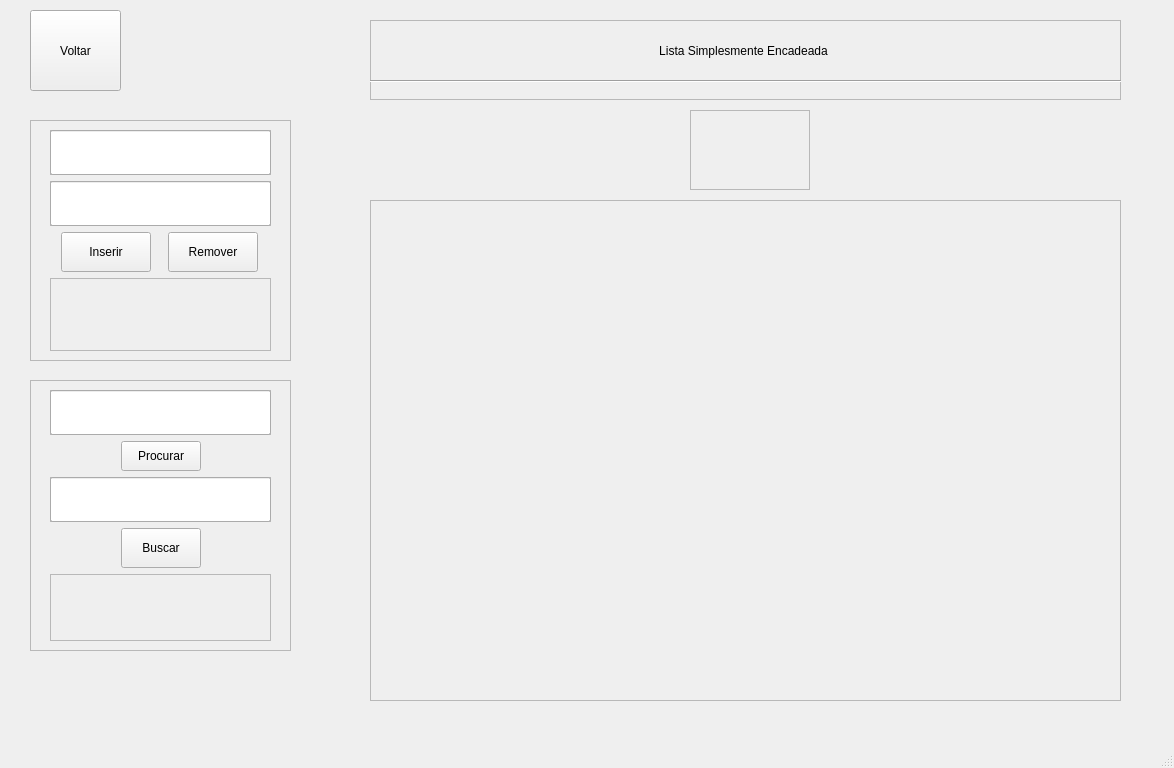
<?xml version="1.0" encoding="UTF-8"?>
<ui version="4.0">
 <class>LSEJanela</class>
 <widget class="QMainWindow" name="LSEJanela">
  <property name="geometry">
   <rect>
    <x>0</x>
    <y>0</y>
    <width>1174</width>
    <height>768</height>
   </rect>
  </property>
  <property name="minimumSize">
   <size>
    <width>100</width>
    <height>100</height>
   </size>
  </property>
  <property name="windowTitle">
   <string>MainWindow</string>
  </property>
  <widget class="QWidget" name="centralwidget">
   <widget class="QWidget" name="verticalLayoutWidget_2">
    <property name="geometry">
     <rect>
      <x>370</x>
      <y>20</y>
      <width>751</width>
      <height>80</height>
     </rect>
    </property>
    <layout class="QVBoxLayout" name="LayoutTitulo">
     <item>
      <widget class="QFrame" name="frameTitulo">
       <property name="frameShape">
        <enum>QFrame::StyledPanel</enum>
       </property>
       <property name="frameShadow">
        <enum>QFrame::Raised</enum>
       </property>
       <widget class="QLabel" name="titulo_pagina">
        <property name="geometry">
         <rect>
          <x>-2</x>
          <y>0</y>
          <width>751</width>
          <height>61</height>
         </rect>
        </property>
        <property name="text">
         <string>Lista Simplesmente Encadeada</string>
        </property>
        <property name="alignment">
         <set>Qt::AlignCenter</set>
        </property>
       </widget>
       <widget class="Line" name="line_7">
        <property name="geometry">
         <rect>
          <x>0</x>
          <y>60</y>
          <width>769</width>
          <height>3</height>
         </rect>
        </property>
        <property name="orientation">
         <enum>Qt::Horizontal</enum>
        </property>
       </widget>
      </widget>
     </item>
    </layout>
   </widget>
   <widget class="QPushButton" name="pushButtonVoltar">
    <property name="geometry">
     <rect>
      <x>30</x>
      <y>10</y>
      <width>91</width>
      <height>81</height>
     </rect>
    </property>
    <property name="text">
     <string>Voltar</string>
    </property>
   </widget>
   <widget class="QFrame" name="frameGrid">
    <property name="geometry">
     <rect>
      <x>370</x>
      <y>200</y>
      <width>751</width>
      <height>501</height>
     </rect>
    </property>
    <property name="sizePolicy">
     <sizepolicy hsizetype="Expanding" vsizetype="Expanding">
      <horstretch>0</horstretch>
      <verstretch>0</verstretch>
     </sizepolicy>
    </property>
    <property name="frameShape">
     <enum>QFrame::StyledPanel</enum>
    </property>
    <property name="frameShadow">
     <enum>QFrame::Raised</enum>
    </property>
   </widget>
   <widget class="QFrame" name="frameAdicionar">
    <property name="geometry">
     <rect>
      <x>690</x>
      <y>110</y>
      <width>120</width>
      <height>80</height>
     </rect>
    </property>
    <property name="frameShape">
     <enum>QFrame::StyledPanel</enum>
    </property>
    <property name="frameShadow">
     <enum>QFrame::Raised</enum>
    </property>
    <widget class="QWidget" name="gridLayoutWidget">
     <property name="geometry">
      <rect>
       <x>0</x>
       <y>0</y>
       <width>121</width>
       <height>81</height>
      </rect>
     </property>
     <layout class="QGridLayout" name="gridAdicionar"/>
    </widget>
   </widget>
   <widget class="QFrame" name="menu_dados">
    <property name="geometry">
     <rect>
      <x>30</x>
      <y>120</y>
      <width>261</width>
      <height>241</height>
     </rect>
    </property>
    <property name="layoutDirection">
     <enum>Qt::LeftToRight</enum>
    </property>
    <property name="frameShape">
     <enum>QFrame::StyledPanel</enum>
    </property>
    <property name="frameShadow">
     <enum>QFrame::Raised</enum>
    </property>
    <widget class="QWidget" name="verticalLayoutWidget">
     <property name="geometry">
      <rect>
       <x>20</x>
       <y>10</y>
       <width>221</width>
       <height>221</height>
      </rect>
     </property>
     <layout class="QVBoxLayout" name="Layout_menu_dados">
      <property name="sizeConstraint">
       <enum>QLayout::SetDefaultConstraint</enum>
      </property>
      <item>
       <widget class="QFrame" name="frameInputNumero">
        <property name="minimumSize">
         <size>
          <width>188</width>
          <height>45</height>
         </size>
        </property>
        <property name="maximumSize">
         <size>
          <width>242</width>
          <height>45</height>
         </size>
        </property>
        <property name="frameShape">
         <enum>QFrame::StyledPanel</enum>
        </property>
        <property name="frameShadow">
         <enum>QFrame::Raised</enum>
        </property>
        <widget class="QLineEdit" name="input_numero">
         <property name="geometry">
          <rect>
           <x>0</x>
           <y>0</y>
           <width>221</width>
           <height>45</height>
          </rect>
         </property>
         <property name="minimumSize">
          <size>
           <width>188</width>
           <height>45</height>
          </size>
         </property>
         <property name="maximumSize">
          <size>
           <width>242</width>
           <height>45</height>
          </size>
         </property>
         <property name="inputMask">
          <string/>
         </property>
         <property name="text">
          <string/>
         </property>
         <property name="frame">
          <bool>true</bool>
         </property>
         <property name="alignment">
          <set>Qt::AlignCenter</set>
         </property>
        </widget>
       </widget>
      </item>
      <item>
       <widget class="QFrame" name="frameInputPosicao">
        <property name="minimumSize">
         <size>
          <width>188</width>
          <height>45</height>
         </size>
        </property>
        <property name="maximumSize">
         <size>
          <width>242</width>
          <height>45</height>
         </size>
        </property>
        <property name="frameShape">
         <enum>QFrame::StyledPanel</enum>
        </property>
        <property name="frameShadow">
         <enum>QFrame::Raised</enum>
        </property>
        <widget class="QLineEdit" name="input_posicao">
         <property name="geometry">
          <rect>
           <x>0</x>
           <y>0</y>
           <width>221</width>
           <height>45</height>
          </rect>
         </property>
         <property name="minimumSize">
          <size>
           <width>188</width>
           <height>45</height>
          </size>
         </property>
         <property name="maximumSize">
          <size>
           <width>242</width>
           <height>45</height>
          </size>
         </property>
         <property name="inputMask">
          <string/>
         </property>
         <property name="text">
          <string/>
         </property>
         <property name="alignment">
          <set>Qt::AlignCenter</set>
         </property>
        </widget>
       </widget>
      </item>
      <item>
       <layout class="QVBoxLayout" name="verticalLayout_3">
        <item>
         <layout class="QHBoxLayout" name="horizontalLayout_10">
          <item>
           <widget class="QPushButton" name="buttonInserir">
            <property name="maximumSize">
             <size>
              <width>90</width>
              <height>40</height>
             </size>
            </property>
            <property name="text">
             <string>Inserir</string>
            </property>
           </widget>
          </item>
          <item>
           <widget class="QPushButton" name="buttonRemover">
            <property name="maximumSize">
             <size>
              <width>90</width>
              <height>40</height>
             </size>
            </property>
            <property name="text">
             <string>Remover</string>
            </property>
           </widget>
          </item>
         </layout>
        </item>
       </layout>
      </item>
      <item>
       <layout class="QHBoxLayout" name="horizontalLayout_12">
        <item>
         <widget class="QFrame" name="frameValorRemovido">
          <property name="frameShape">
           <enum>QFrame::StyledPanel</enum>
          </property>
          <property name="frameShadow">
           <enum>QFrame::Raised</enum>
          </property>
          <widget class="QLabel" name="labelValorRemovido">
           <property name="geometry">
            <rect>
             <x>0</x>
             <y>0</y>
             <width>220</width>
             <height>74</height>
            </rect>
           </property>
           <property name="text">
            <string/>
           </property>
           <property name="alignment">
            <set>Qt::AlignCenter</set>
           </property>
          </widget>
         </widget>
        </item>
       </layout>
      </item>
     </layout>
    </widget>
   </widget>
   <widget class="QFrame" name="menu_Busca">
    <property name="geometry">
     <rect>
      <x>30</x>
      <y>380</y>
      <width>261</width>
      <height>271</height>
     </rect>
    </property>
    <property name="layoutDirection">
     <enum>Qt::LeftToRight</enum>
    </property>
    <property name="frameShape">
     <enum>QFrame::StyledPanel</enum>
    </property>
    <property name="frameShadow">
     <enum>QFrame::Raised</enum>
    </property>
    <widget class="QWidget" name="verticalLayoutWidget_3">
     <property name="geometry">
      <rect>
       <x>20</x>
       <y>10</y>
       <width>221</width>
       <height>251</height>
      </rect>
     </property>
     <layout class="QVBoxLayout" name="Layout_menu_dados_2">
      <property name="spacing">
       <number>6</number>
      </property>
      <property name="sizeConstraint">
       <enum>QLayout::SetDefaultConstraint</enum>
      </property>
      <item>
       <widget class="QFrame" name="frameInputNumeroBusca">
        <property name="minimumSize">
         <size>
          <width>188</width>
          <height>45</height>
         </size>
        </property>
        <property name="maximumSize">
         <size>
          <width>242</width>
          <height>45</height>
         </size>
        </property>
        <property name="frameShape">
         <enum>QFrame::StyledPanel</enum>
        </property>
        <property name="frameShadow">
         <enum>QFrame::Raised</enum>
        </property>
        <widget class="QLineEdit" name="input_numero_busca">
         <property name="geometry">
          <rect>
           <x>0</x>
           <y>0</y>
           <width>221</width>
           <height>45</height>
          </rect>
         </property>
         <property name="minimumSize">
          <size>
           <width>188</width>
           <height>45</height>
          </size>
         </property>
         <property name="maximumSize">
          <size>
           <width>242</width>
           <height>45</height>
          </size>
         </property>
         <property name="inputMask">
          <string/>
         </property>
         <property name="text">
          <string/>
         </property>
         <property name="frame">
          <bool>true</bool>
         </property>
         <property name="alignment">
          <set>Qt::AlignCenter</set>
         </property>
        </widget>
       </widget>
      </item>
      <item>
       <layout class="QHBoxLayout" name="horizontalLayout_2">
        <item>
         <spacer name="horizontalSpacer_2">
          <property name="orientation">
           <enum>Qt::Horizontal</enum>
          </property>
          <property name="sizeHint" stdset="0">
           <size>
            <width>40</width>
            <height>20</height>
           </size>
          </property>
         </spacer>
        </item>
        <item>
         <widget class="QPushButton" name="buttonBuscarValor">
          <property name="maximumSize">
           <size>
            <width>150</width>
            <height>30</height>
           </size>
          </property>
          <property name="text">
           <string>Procurar</string>
          </property>
         </widget>
        </item>
        <item>
         <spacer name="horizontalSpacer">
          <property name="orientation">
           <enum>Qt::Horizontal</enum>
          </property>
          <property name="sizeHint" stdset="0">
           <size>
            <width>40</width>
            <height>20</height>
           </size>
          </property>
         </spacer>
        </item>
       </layout>
      </item>
      <item>
       <widget class="QFrame" name="frameInputPosicaoBusca">
        <property name="minimumSize">
         <size>
          <width>188</width>
          <height>45</height>
         </size>
        </property>
        <property name="maximumSize">
         <size>
          <width>242</width>
          <height>45</height>
         </size>
        </property>
        <property name="frameShape">
         <enum>QFrame::StyledPanel</enum>
        </property>
        <property name="frameShadow">
         <enum>QFrame::Raised</enum>
        </property>
        <widget class="QLineEdit" name="input_posicao_busca">
         <property name="geometry">
          <rect>
           <x>0</x>
           <y>0</y>
           <width>221</width>
           <height>45</height>
          </rect>
         </property>
         <property name="minimumSize">
          <size>
           <width>188</width>
           <height>45</height>
          </size>
         </property>
         <property name="maximumSize">
          <size>
           <width>242</width>
           <height>45</height>
          </size>
         </property>
         <property name="inputMask">
          <string/>
         </property>
         <property name="text">
          <string/>
         </property>
         <property name="alignment">
          <set>Qt::AlignCenter</set>
         </property>
        </widget>
       </widget>
      </item>
      <item>
       <layout class="QHBoxLayout" name="horizontalLayout">
        <item>
         <spacer name="horizontalSpacer_3">
          <property name="orientation">
           <enum>Qt::Horizontal</enum>
          </property>
          <property name="sizeHint" stdset="0">
           <size>
            <width>40</width>
            <height>20</height>
           </size>
          </property>
         </spacer>
        </item>
        <item>
         <widget class="QPushButton" name="buttonBuscarPosicao">
          <property name="maximumSize">
           <size>
            <width>200</width>
            <height>40</height>
           </size>
          </property>
          <property name="text">
           <string>Buscar</string>
          </property>
         </widget>
        </item>
        <item>
         <spacer name="horizontalSpacer_4">
          <property name="orientation">
           <enum>Qt::Horizontal</enum>
          </property>
          <property name="sizeHint" stdset="0">
           <size>
            <width>40</width>
            <height>20</height>
           </size>
          </property>
         </spacer>
        </item>
       </layout>
      </item>
      <item>
       <layout class="QHBoxLayout" name="horizontalLayout_11">
        <item>
         <widget class="QFrame" name="frameRespostaBusca">
          <property name="frameShape">
           <enum>QFrame::StyledPanel</enum>
          </property>
          <property name="frameShadow">
           <enum>QFrame::Raised</enum>
          </property>
          <widget class="QLabel" name="labelRepostaBusca">
           <property name="geometry">
            <rect>
             <x>0</x>
             <y>0</y>
             <width>220</width>
             <height>68</height>
            </rect>
           </property>
           <property name="sizePolicy">
            <sizepolicy hsizetype="Maximum" vsizetype="Maximum">
             <horstretch>0</horstretch>
             <verstretch>0</verstretch>
            </sizepolicy>
           </property>
           <property name="text">
            <string/>
           </property>
           <property name="alignment">
            <set>Qt::AlignCenter</set>
           </property>
          </widget>
         </widget>
        </item>
       </layout>
      </item>
     </layout>
    </widget>
   </widget>
  </widget>
  <widget class="QMenuBar" name="menubar">
   <property name="geometry">
    <rect>
     <x>0</x>
     <y>0</y>
     <width>1174</width>
     <height>17</height>
    </rect>
   </property>
  </widget>
  <widget class="QStatusBar" name="statusbar"/>
 </widget>
 <resources/>
 <connections/>
</ui>
